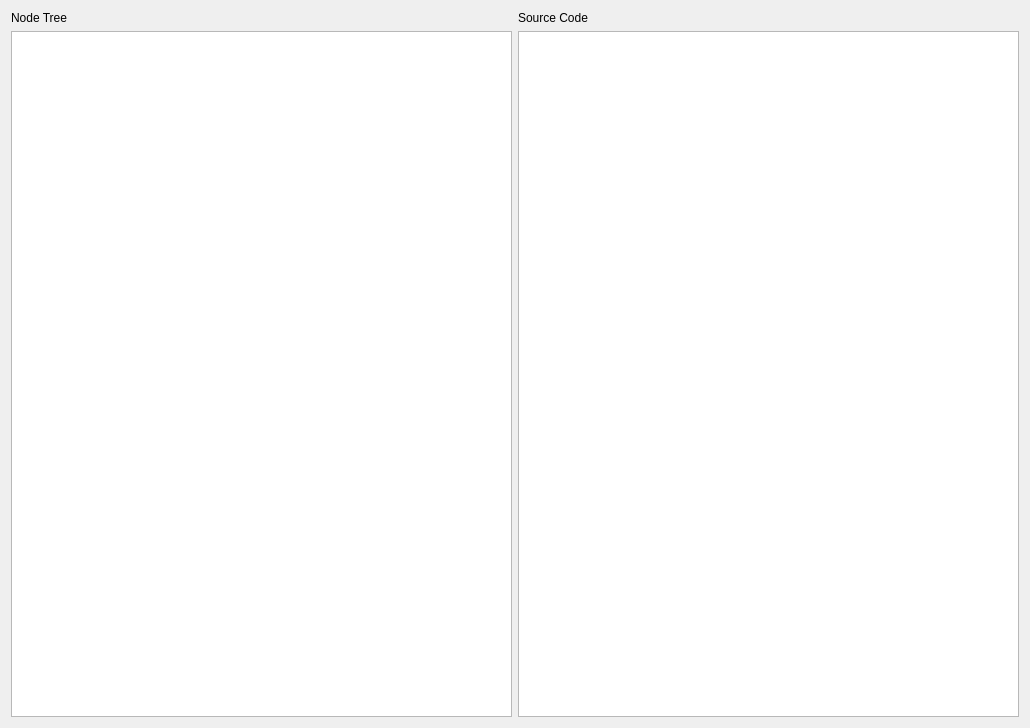
<?xml version="1.0" encoding="UTF-8"?>
<ui version="4.0">
 <class>Dialog</class>
 <widget class="QDialog" name="Dialog">
  <property name="geometry">
   <rect>
    <x>0</x>
    <y>0</y>
    <width>1030</width>
    <height>728</height>
   </rect>
  </property>
  <property name="windowTitle">
   <string>Nuitka Node Tree Inspector</string>
  </property>
  <layout class="QVBoxLayout">
   <item>
    <layout class="QGridLayout">
     <item row="1" column="0">
      <widget class="QLabel" name="label_nodetree">
       <property name="text">
        <string>Node Tree</string>
       </property>
      </widget>
     </item>
     <item row="2" column="0">
      <widget class="QTreeView" name="treeview_nodes"/>
     </item>
     <item row="2" column="1">
      <widget class="QTextEdit" name="textedit_source"/>
     </item>
     <item row="1" column="1">
      <widget class="QLabel" name="label_source">
       <property name="text">
        <string>Source Code</string>
       </property>
      </widget>
     </item>
    </layout>
   </item>
  </layout>
 </widget>
 <resources/>
 <connections/>
</ui>
